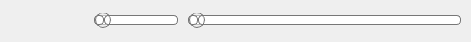
<?xml version="1.0" encoding="UTF-8"?>
<ui version="4.0">
 <class>FrmToolBar</class>
 <widget class="QWidget" name="FrmToolBar">
  <property name="geometry">
   <rect>
    <x>0</x>
    <y>0</y>
    <width>471</width>
    <height>42</height>
   </rect>
  </property>
  <property name="windowTitle">
   <string>Form</string>
  </property>
  <layout class="QHBoxLayout" name="horizontalLayout">
   <property name="spacing">
    <number>0</number>
   </property>
   <property name="margin">
    <number>0</number>
   </property>
   <item>
    <widget class="QToolButton" name="btnPlay">
     <property name="text">
      <string/>
     </property>
     <property name="icon">
      <iconset resource="AllRes.qrc">
       <normaloff>:/img/resource/play.png</normaloff>:/img/resource/play.png</iconset>
     </property>
     <property name="iconSize">
      <size>
       <width>20</width>
       <height>20</height>
      </size>
     </property>
     <property name="popupMode">
      <enum>QToolButton::DelayedPopup</enum>
     </property>
     <property name="autoRaise">
      <bool>true</bool>
     </property>
     <property name="arrowType">
      <enum>Qt::NoArrow</enum>
     </property>
    </widget>
   </item>
   <item>
    <widget class="QToolButton" name="btnPrev">
     <property name="text">
      <string/>
     </property>
     <property name="icon">
      <iconset resource="AllRes.qrc">
       <normaloff>:/img/resource/previous.png</normaloff>:/img/resource/previous.png</iconset>
     </property>
     <property name="iconSize">
      <size>
       <width>20</width>
       <height>20</height>
      </size>
     </property>
     <property name="autoRaise">
      <bool>true</bool>
     </property>
    </widget>
   </item>
   <item>
    <widget class="QToolButton" name="btnNext">
     <property name="text">
      <string/>
     </property>
     <property name="icon">
      <iconset resource="AllRes.qrc">
       <normaloff>:/img/resource/next.png</normaloff>:/img/resource/next.png</iconset>
     </property>
     <property name="iconSize">
      <size>
       <width>20</width>
       <height>20</height>
      </size>
     </property>
     <property name="autoRaise">
      <bool>true</bool>
     </property>
    </widget>
   </item>
   <item>
    <spacer name="horizontalSpacer">
     <property name="orientation">
      <enum>Qt::Horizontal</enum>
     </property>
     <property name="sizeType">
      <enum>QSizePolicy::Fixed</enum>
     </property>
     <property name="sizeHint" stdset="0">
      <size>
       <width>10</width>
       <height>0</height>
      </size>
     </property>
    </spacer>
   </item>
   <item>
    <widget class="QSlider" name="sliderVolume">
     <property name="sizePolicy">
      <sizepolicy hsizetype="Fixed" vsizetype="Fixed">
       <horstretch>0</horstretch>
       <verstretch>0</verstretch>
      </sizepolicy>
     </property>
     <property name="styleSheet">
      <string notr="true">QSlider::groove:horizontal {
border: 1px solid #bbb;
background: white;
height: 8px;
border-radius: 4px;
}

QSlider::sub-page:horizontal {
background: qlineargradient(x1: 0, y1: 0,    x2: 0, y2: 1,
    stop: 0 #87CEEB, stop: 1 #4682B4);
background: qlineargradient(x1: 0, y1: 0.2, x2: 1, y2: 1,
    stop: 0 #87CEEB, stop: 1 #4682B4);
border: 1px solid #777;
height: 8px;
border-radius: 4px;
}

QSlider::add-page:horizontal {
background: #fff;
border: 1px solid #777;
height: 8px;
border-radius: 4px;
}

QSlider::handle:horizontal {
background: qlineargradient(x1:0, y1:0, x2:1, y2:1,
    stop:0 #eee, stop:1 #ccc);
border: 1px solid #777;
width: 14px;

margin-top: -4px;
margin-bottom: -4px;
border-radius: 8px;
}

QSlider::handle:horizontal:hover {
background: qlineargradient(x1:0, y1:0, x2:1, y2:1,
    stop:0 #fff, stop:1 #ddd);
border: 1px solid #444;
}

QSlider::sub-page:horizontal:disabled {
background: #bbb;
border-color: #999;
}

QSlider::add-page:horizontal:disabled {
background: #eee;
border-color: #999;
}

QSlider::handle:horizontal:disabled {
background: #eee;
border: 1px solid #aaa;
}
</string>
     </property>
     <property name="maximum">
      <number>100</number>
     </property>
     <property name="orientation">
      <enum>Qt::Horizontal</enum>
     </property>
    </widget>
   </item>
   <item>
    <spacer name="horizontalSpacer_2">
     <property name="orientation">
      <enum>Qt::Horizontal</enum>
     </property>
     <property name="sizeType">
      <enum>QSizePolicy::Fixed</enum>
     </property>
     <property name="sizeHint" stdset="0">
      <size>
       <width>10</width>
       <height>0</height>
      </size>
     </property>
    </spacer>
   </item>
   <item>
    <widget class="QSlider" name="sliderPlaying">
     <property name="styleSheet">
      <string notr="true">QSlider::groove:horizontal {
border: 1px solid #bbb;
background: white;
height: 8px;
border-radius: 4px;
}

QSlider::sub-page:horizontal {
background: qlineargradient(x1: 0, y1: 0,    x2: 0, y2: 1,
    stop: 0 #87CEEB, stop: 1 #4682B4);
background: qlineargradient(x1: 0, y1: 0.2, x2: 1, y2: 1,
    stop: 0 #87CEEB, stop: 1 #4682B4);
border: 1px solid #777;
height: 8px;
border-radius: 4px;
}

QSlider::add-page:horizontal {
background: #fff;
border: 1px solid #777;
height: 8px;
border-radius: 4px;
}

QSlider::handle:horizontal {
background: qlineargradient(x1:0, y1:0, x2:1, y2:1,
    stop:0 #eee, stop:1 #ccc);
border: 1px solid #777;
width: 14px;

margin-top: -4px;
margin-bottom: -4px;
border-radius: 8px;
}

QSlider::handle:horizontal:hover {
background: qlineargradient(x1:0, y1:0, x2:1, y2:1,
    stop:0 #fff, stop:1 #ddd);
border: 1px solid #444;
}

QSlider::sub-page:horizontal:disabled {
background: #bbb;
border-color: #999;
}

QSlider::add-page:horizontal:disabled {
background: #eee;
border-color: #999;
}

QSlider::handle:horizontal:disabled {
background: #eee;
border: 1px solid #aaa;
}
</string>
     </property>
     <property name="maximum">
      <number>999</number>
     </property>
     <property name="orientation">
      <enum>Qt::Horizontal</enum>
     </property>
     <property name="invertedAppearance">
      <bool>false</bool>
     </property>
     <property name="invertedControls">
      <bool>false</bool>
     </property>
    </widget>
   </item>
   <item>
    <spacer name="horizontalSpacer_3">
     <property name="orientation">
      <enum>Qt::Horizontal</enum>
     </property>
     <property name="sizeType">
      <enum>QSizePolicy::Fixed</enum>
     </property>
     <property name="sizeHint" stdset="0">
      <size>
       <width>10</width>
       <height>0</height>
      </size>
     </property>
    </spacer>
   </item>
  </layout>
 </widget>
 <resources>
  <include location="AllRes.qrc"/>
 </resources>
 <connections/>
</ui>
